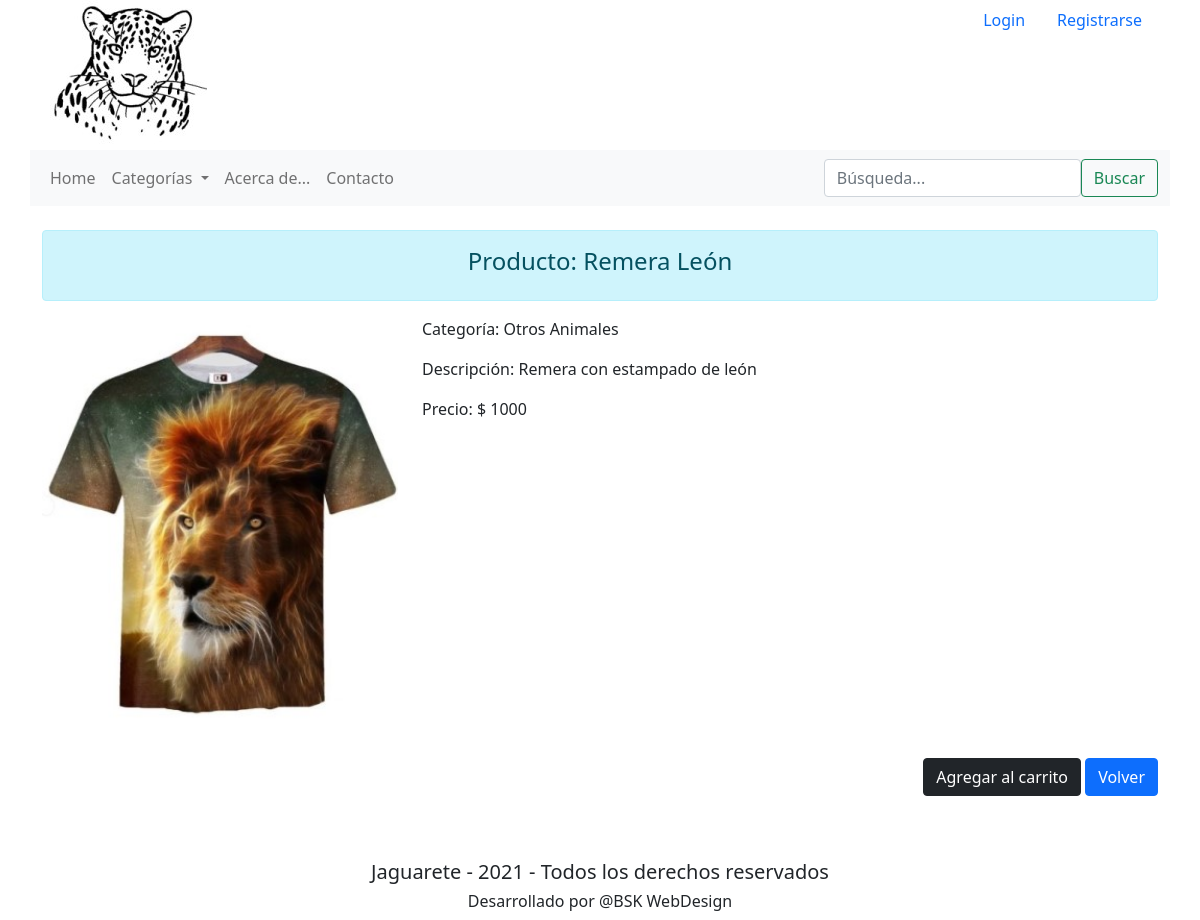
/apps/producto/4, run on the app's committed database.
### apps/models.py (models this page shows, shortened)
class Producto(models.Model):
    categoria = models.ForeignKey(Categorias, on_delete=models.CASCADE, related_name="clasificacion_categoria")
    titulo = models.CharField(max_length=250, null=False)
    imagen = models.FileField(upload_to='imagenes/')
    contenido = models.CharField(max_length=2000, null=False)
    precio = models.IntegerField()

class Categorias(models.Model):
    categoria = models.CharField(max_length=64, null=False)
    def __str__(self):
        return f"{self.categoria}"

### apps/views.py (the view)
# urls.py: path('<int:producto_id>', views.producto, name="producto"),
def producto(request, producto_id):
    un_producto = get_object_or_404(Producto, id=producto_id)
    return render(request, "producto.html", {
        "producto": un_producto
    })

### apps/templates/producto.html (shortened to what this page needs)
<!DOCTYPE HTML lang="es">
<html lang="es">
{% extends "layout.html" %}
{% block content %}
    <div class="alert alert-info" role="alert"><h4 style="text-align: center;">Producto: {{producto.titulo}}</h4></div>
    <div class="row">
        <div class="col-sm-4">
            <img class="card-img-top" src="{{ media_url  }}{{ producto.imagen.url }}" alt="{{ producto.titulo }}">
        </div>
        <div class="col-sm-8">
            <p class="card-text">Categoría: {{ producto.categoria }}</p>
            <p class="card-text">Descripción: {{ producto.contenido }}</p>
            <p class="card-text">Precio: $ {{ producto.precio }}</p>
        </div>
    </div>
    <br>
    <p style="text-align: right;">
    <a href="{% url 'agregar_al_carrito' producto.id %}" class="btn btn-dark">Agregar al carrito</a>
    <a href="/apps/" class="btn btn-primary">Volver</a></p>
    <br>
{% endblock %}

### data on the page
Producto: titulo "Remera León", imagen (picture), categoria "Otros Animales", contenido "Remera con estampado de león", precio "1000"
